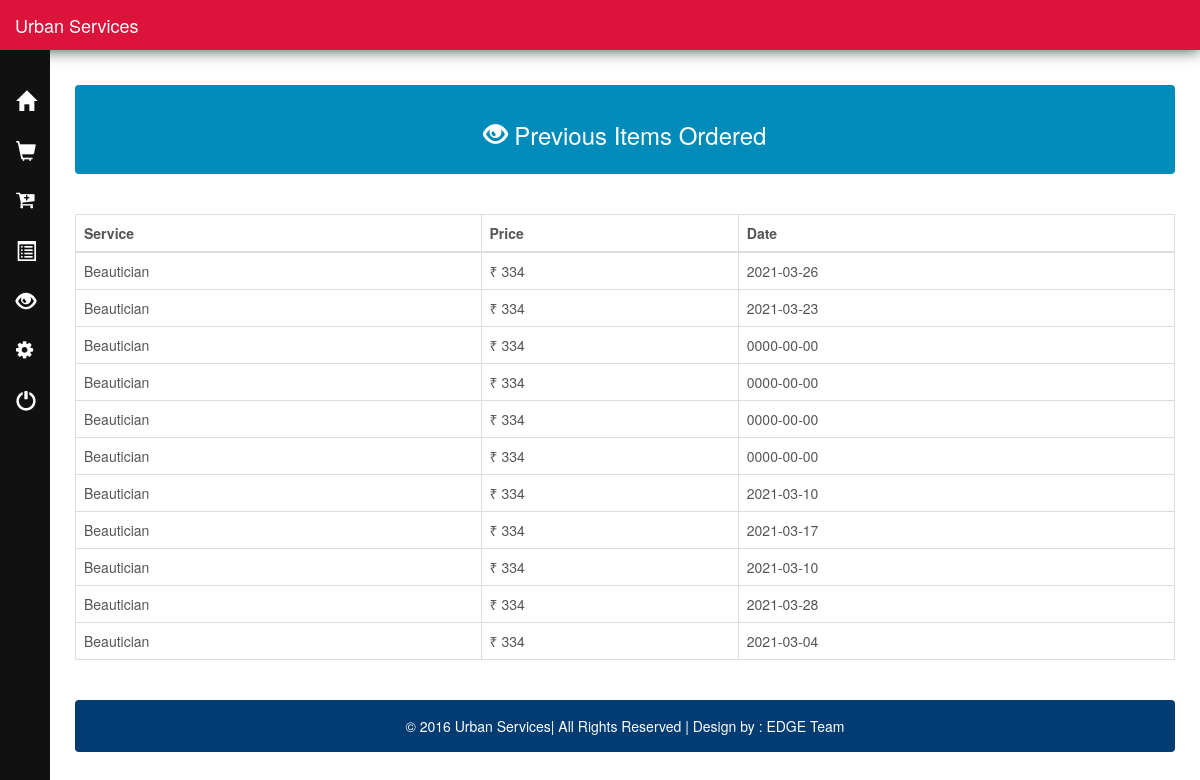
The app's page /Customers/view_purchased.php (signed in) with its own data.
### tables this page shows
CREATE TABLE `orderdetails` (
  `order_id` int(10) UNSIGNED NOT NULL,
  `order_name` varchar(50) NOT NULL,
  `c_email` varchar(50) NOT NULL DEFAULT '0',
  `sp_email` varchar(50) NOT NULL DEFAULT '',
  `order_add` varchar(255) NOT NULL DEFAULT '',
  `order_price` double NOT NULL DEFAULT '0',
  `order_status` varchar(45) NOT NULL DEFAULT '',
  `order_date` date NOT NULL DEFAULT '0000-00-00'
);

### Customers/view_purchased.php (the view, shortened to what this page needs)
<?php
include("config.php");
extract($_SESSION);
$stmt_edit = $DB_con->prepare('SELECT * FROM customer WHERE c_email =:user_email');
$stmt_edit->execute(array(':user_email' => $user_email));
$edit_row = $stmt_edit->fetch(PDO::FETCH_ASSOC);
extract($edit_row);
?>
<?php
include("config.php");
$stmt_edit = $DB_con->prepare("select sum(order_price) as total from orderdetails where c_email=:user_email and order_status='Ordered'");
$stmt_edit->execute(array(':user_email' => $c_email));
$edit_row = $stmt_edit->fetch(PDO::FETCH_ASSOC);
extract($edit_row);
?>
<?php
include 'nav.php';
?>
<div id="page-wrapper">
    <div class="alert alert-default" style="color:white;background-color:#008CBA">
        <center>
            <h3> <span class="glyphicon glyphicon-eye-open"></span> Previous Items Ordered</h3>
        </center>
    </div>
    <br />
    <div class="table-responsive">
        <table class="display table table-bordered" id="example" cellspacing="0" width="100%">
            <thead>
                <tr>
                    <th>Service</th>
                    <th>Price</th>
                    <th>Date</th>
                </tr>
            </thead>
            <tbody>
                <?php
                include("config.php");
                $stmt = $DB_con->prepare("SELECT * FROM orderdetails where order_status='Ordered_Finished' and c_email='$c_email'");
                $stmt->execute();
                if ($stmt->rowCount() > 0) {
                    while ($row = $stmt->fetch(PDO::FETCH_ASSOC)) {
                        extract($row);
                ?>
                        <tr>
                            <td><?php echo $order_name; ?></td>
                            <td>&#8377; <?php echo $order_price; ?> </td>
                            <td><?php echo $order_date; ?></td>
                        </tr>
                    <?php
                    }
                    echo "</tbody>";
                    echo "</table>";
                    echo "</div>";
                    echo "<br />";
                    echo '<div class="alert alert-default" style="background-color:#033c73;">
                       <p style="color:white;text-align:center;">
                       &copy 2016 Urban Services| All Rights Reserved |  Design by : EDGE Team
						</p>
                    </div>
	</div>';
                    echo "</div>";
                }
                ?>
</body>
</html>

### Customers/css/local.css (style rules this page uses)
#page-wrapper { width: 100%; padding: 5px 15px; }
body { font-family: "Helvetica Neue", Helvetica, Arial, sans-serif; font-size: 14px; line-height: 1.42857143; color: #555555; background-color: #ffffff; }
@media (min-width:768px) { #page-wrapper { padding: 15px 25px; } }

### records on screen
orderdetails: order_name "Beautician", order_price "334", order_date "2021-03-26"
orderdetails: order_name "Beautician", order_price "334", order_date "2021-03-23"
orderdetails: order_name "Beautician", order_price "334", order_date "0000-00-00"
orderdetails: order_name "Beautician", order_price "334", order_date "0000-00-00"
orderdetails: order_name "Beautician", order_price "334", order_date "0000-00-00"
orderdetails: order_name "Beautician", order_price "334", order_date "0000-00-00"
orderdetails: order_name "Beautician", order_price "334", order_date "2021-03-10"
orderdetails: order_name "Beautician", order_price "334", order_date "2021-03-17"
orderdetails: order_name "Beautician", order_price "334", order_date "2021-03-10"
orderdetails: order_name "Beautician", order_price "334", order_date "2021-03-28"
orderdetails: order_name "Beautician", order_price "334", order_date "2021-03-04"
